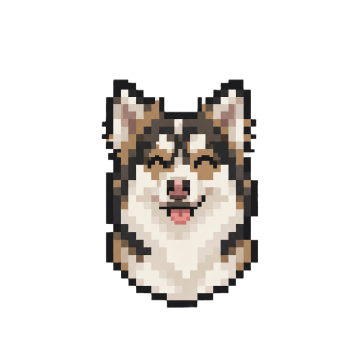
#> input picture main/ui/smile.png, 360 x 360 px
$ python -i convert_smile_image.py   (imports and definitions only)
#> lines starting #> are read from the running program, lines starting #| are printed output that depends on the picture
#!/usr/bin/env python3
"""
将带透明度的 PNG 图片转换为 LVGL C 数组格式（LVGL 9.x 兼容）
使用 ARGB8888 格式以支持透明度
"""
from PIL import Image
import sys

def convert_image_to_lvgl_c(input_path, output_path, var_name="smile_img", target_size=200):
    # 打开图片
#> called with input_path = 'main/ui/smile.png', output_path = 'out.png', var_name = 'smile_img', target_size = 200
    img = Image.open(input_path)
#> img is the input picture: PIL image 360x360 RGBA; mean R, G, B, A 36.2, 33.6, 31.1, 57.1

    # 调整大小
    img = img.resize((target_size, target_size), Image.Resampling.LANCZOS)
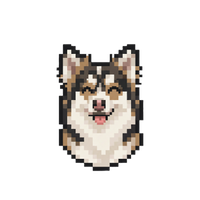
#> img: PIL image 200x200 RGBA; mean R, G, B, A 36, 33.4, 30.9, 57.1; transparent parts drawn white

    # 确保是 RGBA 模式
    if img.mode != 'RGBA':
        img = img.convert('RGBA')

    width, height = img.size
#> width = 200; height = 200

    # 转换为 ARGB8888 数据
    pixels = []
    for y in range(height):
        for x in range(width):
            r, g, b, a = img.getpixel((x, y))
            # ARGB8888: Alpha Red Green Blue (4 bytes per pixel)
            argb8888 = (a << 24) | (r << 16) | (g << 8) | b
            pixels.append(argb8888)
#> after the loop, pixels = 40000 items

    # 生成 C 代码
    stride = width * 4  # ARGB8888 = 4 bytes per pixel
#> stride = 800
    with open(output_path, 'w') as f:
        f.write(f'// Auto-generated from {input_path}\n')
        f.write(f'// Size: {width}x{height}, Format: ARGB8888\n')
        f.write(f'// LVGL 9.x compatible format with transparency\n\n')
        f.write('#include "lvgl.h"\n\n')
        f.write(f'// Image data (ARGB8888 format)\n')
        f.write(f'static const uint32_t {var_name}_map[{len(pixels)}] = {{\n')

        # 写入像素数据，每行8个
        for i in range(0, len(pixels), 8):
            chunk = pixels[i:i+8]
            hex_vals = ', '.join(f'0x{p:08X}' for p in chunk)
            f.write(f'    {hex_vals},\n')
#> this loop made 5000 passes
#> i on passes 2 to 4: 8, 16, 24

        f.write('};\n\n')

        # 生成 LVGL 9.x 图片描述符
        f.write(f'const lv_image_dsc_t {var_name} = {{\n')
        f.write(f'    .header.magic = LV_IMAGE_HEADER_MAGIC,\n')
        f.write(f'    .header.cf = LV_COLOR_FORMAT_ARGB8888,\n')
        f.write(f'    .header.flags = 0,\n')
        f.write(f'    .header.w = {width},\n')
        f.write(f'    .header.h = {height},\n')
        f.write(f'    .header.stride = {stride},\n')
        f.write(f'    .data_size = sizeof({var_name}_map),\n')
        f.write(f'    .data = (const uint8_t *){var_name}_map,\n')
        f.write(f'}};\n')

    print(f"✅ Converted {input_path} → {output_path}")
    print(f"   Size: {width}x{height}")
#|    Size: 200x200
    print(f"   Data: {len(pixels) * 4} bytes ({len(pixels) * 4 / 1024:.1f} KB)")
#|    Data: 160000 bytes (156.2 KB)

# [4 lines not run here, left out]

>>> result = convert_image_to_lvgl_c('main/ui/smile.png', 'out.png')
